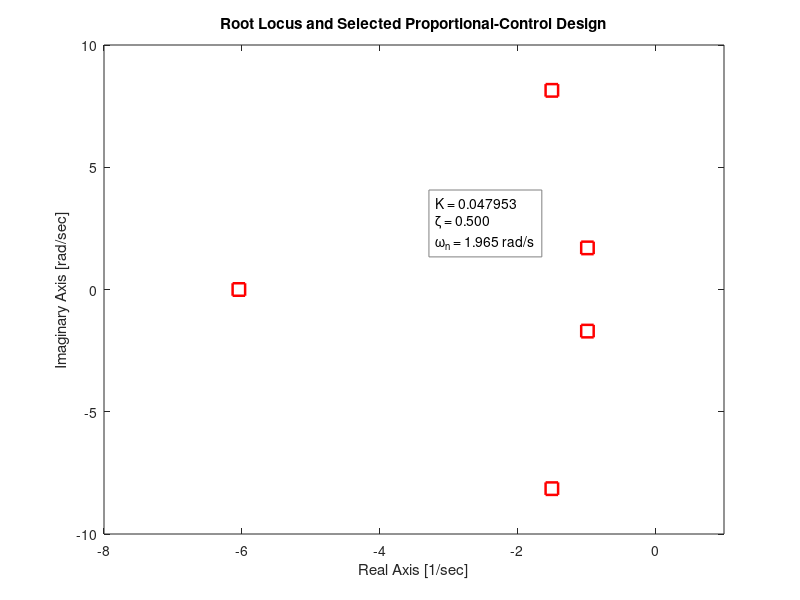

MATLAB code for this plot: (Note: this script raises an error after producing the figure.)
%% Q2(a) - Proportional controller after interactive Root-Locus design

clear
close all
clc

%% Aircraft model

A = [ ...
    -0.575     0       -1       0.0536   -0.078;
    -300      -3.03     2       0        64.4;
      68       0.045   -2.4     0         5;
       0       1        0       0         0;
       0       0        0       0        -5];

B = [0; 0; 0; 0; 5];

C_phi = [0 0 0 1 0];
C_p   = [0 1 0 0 0];
C_da  = [0 0 0 0 1];

%% Plant transfer function: phi / delta_c

G_phi = minreal(tf(ss(A,B,C_phi,0)),1e-7);

disp('Plant transfer function G_phi_delta_c(s):')
G_phi

%% Gain selected manually in Control System Designer

K = 0.047953;

% Damping-ratio requirement selected in the design tool
zeta_requirement = 0.5;

%% Closed-loop transfer function

T_phi = minreal(feedback(K*G_phi,1),1e-7);

poles_ol = pole(G_phi);
poles_cl = pole(T_phi);

disp('Selected gain:')
fprintf('K = %.6f\n',K)

disp('Closed-loop poles:')
disp(poles_cl)

%% Identify the dominant closed-loop pole pair

tol = 1e-7;

complex_cl = poles_cl(imag(poles_cl) > tol);

if isempty(complex_cl)
    error('No complex closed-loop pole pair was found.')
end

% Dominant complex pole: closest complex pole to imaginary axis
[~,idx_dom] = max(real(complex_cl));
p_dom = complex_cl(idx_dom);

wn_dom   = abs(p_dom);
zeta_dom = -real(p_dom)/wn_dom;

fprintf('\nDominant closed-loop pole pair:\n')
fprintf('s = %.4f %+.4fj\n',real(p_dom),imag(p_dom))
fprintf('wn = %.4f rad/sec\n',wn_dom)
fprintf('zeta = %.4f\n',zeta_dom)

if zeta_dom >= zeta_requirement
    fprintf('The damping-ratio requirement is satisfied.\n')
else
    warning('The selected gain does not satisfy zeta >= %.2f.', ...
        zeta_requirement)
end

%% Dutch-Roll comparison

complex_ol = poles_ol(imag(poles_ol) > tol);

% Dutch Roll: complex pair with the largest imaginary part
[~,idx_DR_ol] = max(abs(imag(complex_ol)));
[~,idx_DR_cl] = max(abs(imag(complex_cl)));

p_DR_ol = complex_ol(idx_DR_ol);
p_DR_cl = complex_cl(idx_DR_cl);

zeta_DR_ol = -real(p_DR_ol)/abs(p_DR_ol);
zeta_DR_cl = -real(p_DR_cl)/abs(p_DR_cl);

fprintf('\nDutch-Roll comparison:\n')
fprintf('Open loop:   s = %.4f %+.4fj, zeta = %.4f\n', ...
    real(p_DR_ol),imag(p_DR_ol),zeta_DR_ol)

fprintf('Closed loop: s = %.4f %+.4fj, zeta = %.4f\n', ...
    real(p_DR_cl),imag(p_DR_cl),zeta_DR_cl)

%% Root-Locus figure with selected design

figure

rlocus(G_phi)
hold on
grid on

% Plot damping-ratio requirement
sgrid(zeta_requirement,[])

% Mark selected closed-loop poles
plot(real(poles_cl),imag(poles_cl),'rs', ...
    'MarkerSize',9, ...
    'LineWidth',1.8)

% Multiline label with valid TeX syntax
design_label = { ...
    sprintf('K = %.6f',K), ...
    sprintf('\\zeta = %.3f',zeta_dom), ...
    sprintf('\\omega_n = %.3f rad/s',wn_dom)};

text(real(p_dom)-2.2,imag(p_dom)+1.0, ...
    design_label, ...
    'FontSize',10, ...
    'Interpreter','tex', ...
    'BackgroundColor','white', ...
    'EdgeColor',[0.5 0.5 0.5], ...
    'Margin',5)

title('Root Locus and Selected Proportional-Control Design')
xlabel('Real Axis [1/sec]')
ylabel('Imaginary Axis [rad/sec]')

xlim([-8 1])
ylim([-10 10])

%% Closed-loop state-space model

% Control law:
% delta_c = K(phi_c - phi)

A_cl = A-B*K*C_phi;
B_cl = B*K;

C_out = [C_phi;
         C_p;
         C_da];

D_out = zeros(3,1);

sys_cl = ss(A_cl,B_cl,C_out,D_out);

%% Simulation for a 30-degree roll-angle command

phi_cmd_deg = 30;
phi_cmd_rad = deg2rad(phi_cmd_deg);

t = (0:0.001:12)';
r = phi_cmd_rad*ones(size(t));

[y,t] = lsim(sys_cl,r,t);

phi_rad    = y(:,1);
p_rad_sec  = y(:,2);
delta_a_rad = y(:,3);

phi_deg     = rad2deg(phi_rad);
p_deg_sec   = rad2deg(p_rad_sec);
delta_a_deg = rad2deg(delta_a_rad);

%% Servo command delta_c

delta_c_rad = K*(r-phi_rad);
delta_c_deg = rad2deg(delta_c_rad);

%% Tracking error

tracking_error_deg = phi_cmd_deg-phi_deg;

%% Steady-state and transient performance

sys_phi_cl = ss(A_cl,B_cl,C_phi,0);

phi_final_deg = phi_cmd_deg*dcgain(sys_phi_cl);

e_ss_deg = phi_cmd_deg-phi_final_deg;
e_ss_percent = 100*e_ss_deg/phi_cmd_deg;

response_info = stepinfo(phi_deg,t,phi_final_deg);

max_delta_a = max(abs(delta_a_deg));
max_delta_c = max(abs(delta_c_deg));

fprintf('\nStep-response performance:\n')
fprintf('Final phi = %.4f deg\n',phi_final_deg)
fprintf('Steady-state error = %.4f deg\n',e_ss_deg)
fprintf('Steady-state error = %.4f %%\n',e_ss_percent)
fprintf('Rise time = %.4f sec\n',response_info.RiseTime)
fprintf('Settling time = %.4f sec\n',response_info.SettlingTime)
fprintf('Overshoot = %.4f %%\n',response_info.Overshoot)
fprintf('Max |delta_a| = %.4f deg\n',max_delta_a)
fprintf('Max |delta_c| = %.4f deg\n',max_delta_c)

%% Roll-angle response

figure

plot(t,phi_deg,'LineWidth',1.6)
hold on

yline(phi_cmd_deg,'--','Command = 30 deg', ...
    'LineWidth',1.2)

yline(phi_final_deg,':','Steady-state value', ...
    'LineWidth',1.2)

grid on
xlabel('Time [sec]')
ylabel('\phi [deg]')
title('Roll-Angle Response with Proportional Control')

legend('\phi(t)','Command','Steady-State Value', ...
    'Location','best')

%% Tracking-error response

figure

plot(t,tracking_error_deg,'LineWidth',1.6)
hold on

yline(e_ss_deg,'--', ...
    sprintf('e_{ss} = %.3f deg',e_ss_deg), ...
    'LineWidth',1.2)

grid on
xlabel('Time [sec]')
ylabel('e(t) [deg]')
title('Roll-Angle Tracking Error')

legend('e(t)=\phi_c-\phi','Steady-State Error', ...
    'Location','best')

%% Aileron deflection and servo command

figure

plot(t,delta_a_deg,'LineWidth',1.6)
hold on

plot(t,delta_c_deg,'--','LineWidth',1.4)

yline(5,':','+5 deg limit','LineWidth',1.2)
yline(-5,':','-5 deg limit','LineWidth',1.2)

grid on
xlabel('Time [sec]')
ylabel('Angle [deg]')
title('Aileron Deflection and Servo Command')

legend('\delta_a(t)','\delta_c(t)','Aileron Limits', ...
    'Location','best')
